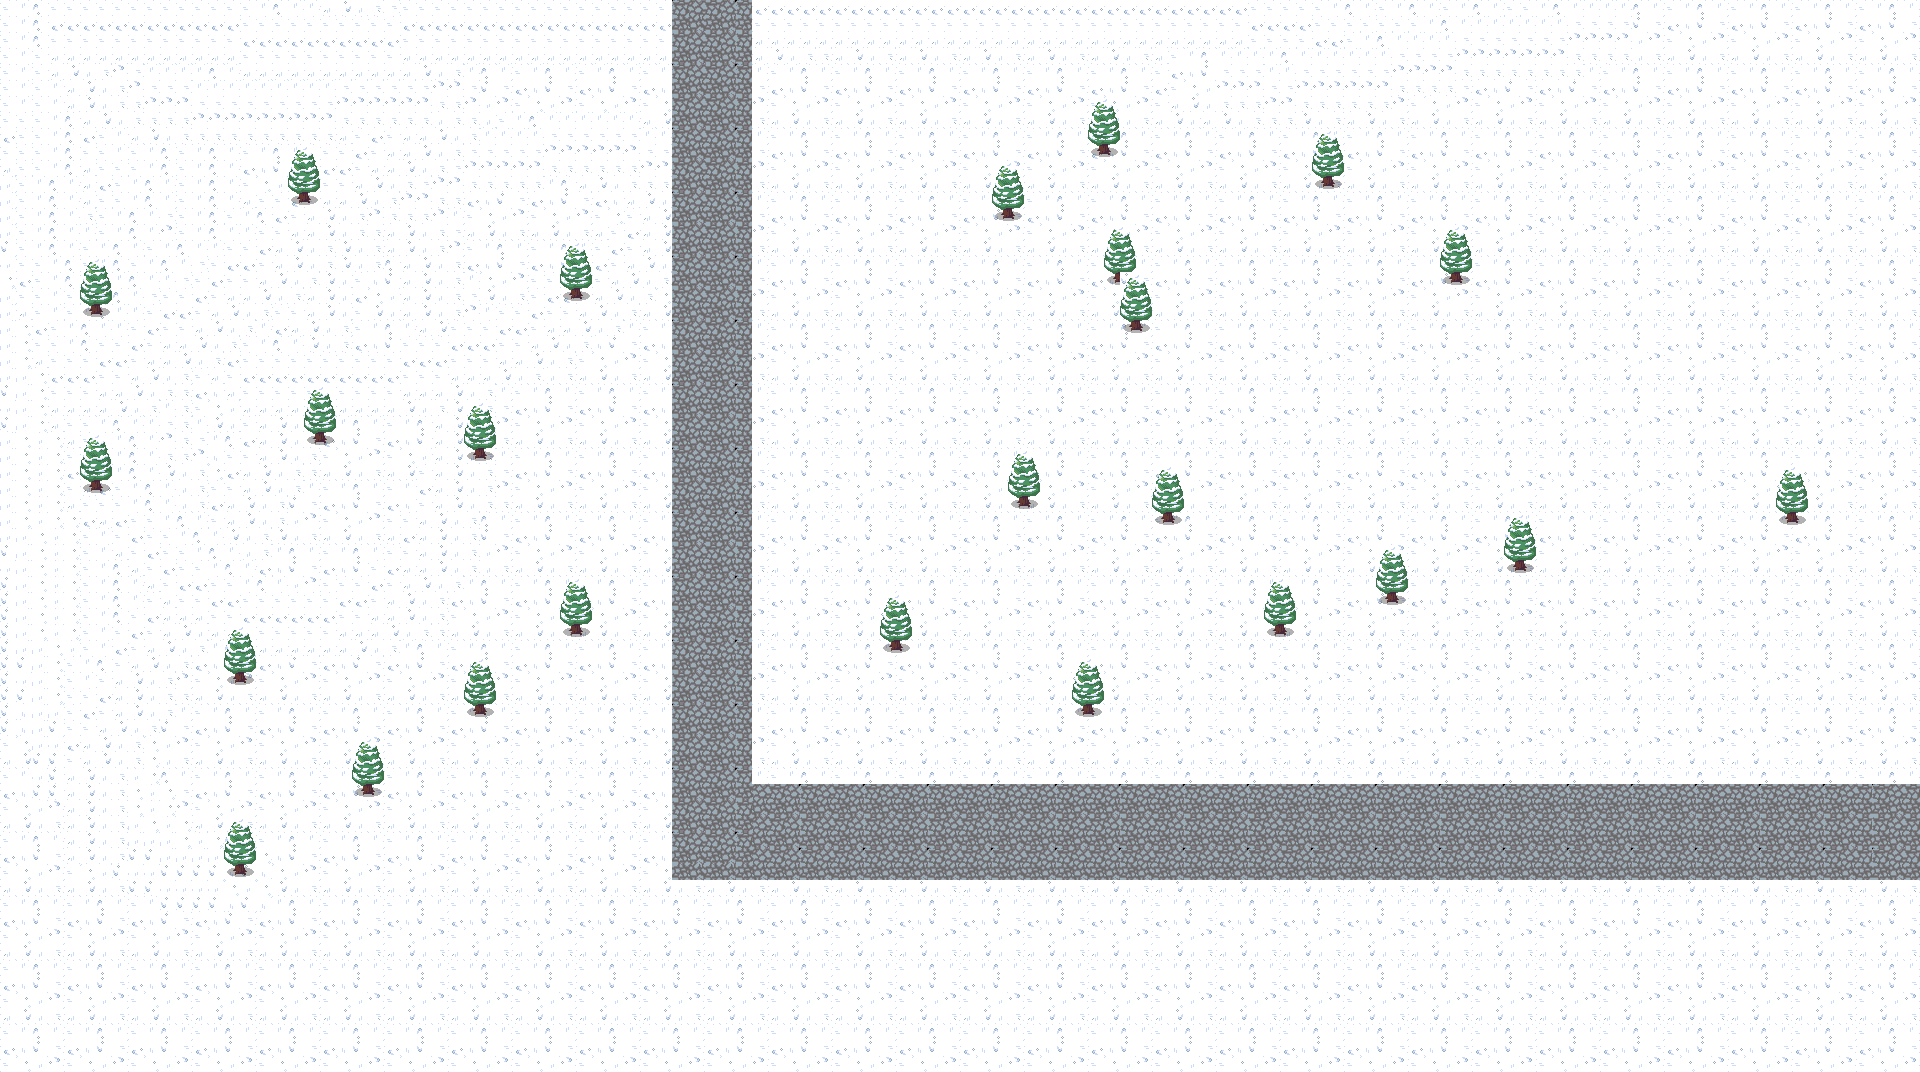

This game map was drawn from its Tiled (.tmx) file and the tilesets committed beside it. A one-line description and the trimmed map source follow:
An orthogonal 120x67 tile map with 16x16 px tiles, 2 tile layers (Kachelebene 2, Kachelebene 1).

<map version="1.2" tiledversion="1.3.4" orientation="orthogonal" renderorder="right-down" width="120" height="67" tilewidth="16" tileheight="16" infinite="0" nextlayerid="4" nextobjectid="1">
 <tileset firstgid="1" source="../textures/IceTileset.tsx" />
 <layer id="3" name="Kachelebene 2" width="120" height="67">
  <data>[8040 cells, 8040 non-empty, 48 distinct tile ids]</data>
 </layer>
 <layer id="1" name="Kachelebene 1" width="120" height="67">
  <data>[8040 cells, 199 non-empty, 8 distinct tile ids]</data>
 </layer>
</map>
